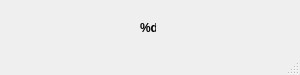
<ui version="4.0" >
 <class>countdown</class>
 <widget class="QMainWindow" name="countdown" >
  <property name="geometry" >
   <rect>
    <x>0</x>
    <y>0</y>
    <width>300</width>
    <height>75</height>
   </rect>
  </property>
  <property name="windowTitle" >
   <string>AVC Qt4 countdown example</string>
  </property>
  <widget class="QWidget" name="centralwidget" >
   <property name="geometry" >
    <rect>
     <x>0</x>
     <y>0</y>
     <width>300</width>
     <height>53</height>
    </rect>
   </property>
   <widget class="QLabel" name="counter" >
    <property name="geometry" >
     <rect>
      <x>140</x>
      <y>20</y>
      <width>16</width>
      <height>16</height>
     </rect>
    </property>
    <property name="text" >
     <string>&lt;b>%d&lt;/b></string>
    </property>
   </widget>
  </widget>
  <widget class="QStatusBar" name="statusbar" >
   <property name="geometry" >
    <rect>
     <x>0</x>
     <y>53</y>
     <width>300</width>
     <height>22</height>
    </rect>
   </property>
  </widget>
 </widget>
 <resources/>
 <connections/>
</ui>
